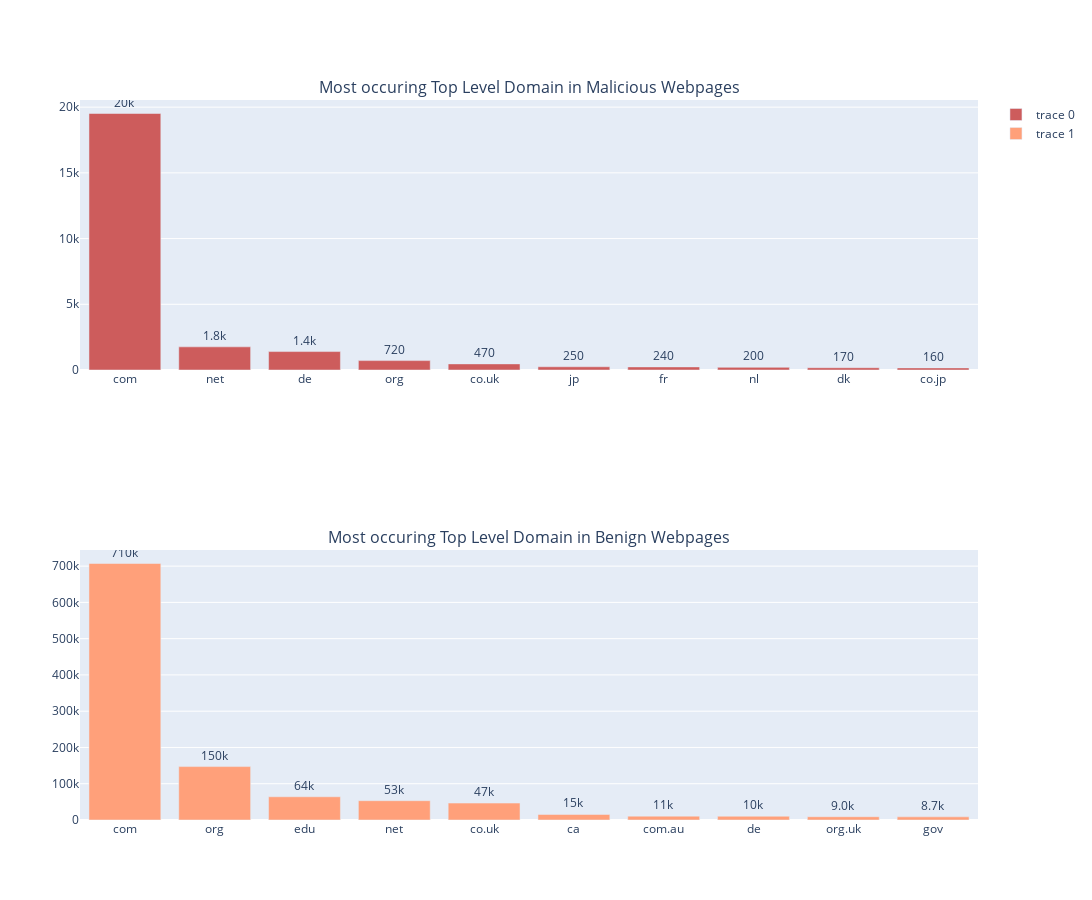

Notebook code for this chart:
### Markdown cell above
### Bar graph showing the most used TLD in URLs over Malicious and Benign Webpages

### Code cell
from plotly.subplots import make_subplots
import plotly.graph_objects as go

mal_tld = pd.DataFrame(df_mal.tld.value_counts()[:10])
ben_tld = pd.DataFrame(df_ben.tld.value_counts()[:10])

mal = go.Bar(y = mal_tld.tld, x = mal_tld.index.tolist(), text = mal_tld.tld, marker_color = 'indianred')
ben = go.Bar(y = ben_tld.tld, x = ben_tld.index.tolist(), text = ben_tld.tld, marker_color = 'lightsalmon')

fig = make_subplots(
    rows = 2, cols = 1, subplot_titles = ("Most occuring Top Level Domain in Malicious Webpages", "Most occuring Top Level Domain in Benign Webpages"),
    specs = [[{'type' : 'bar'}], [{'type' : 'bar'}]]
)

fig.append_trace(mal, row = 1, col = 1)
fig.append_trace(ben, row = 2, col = 1)
fig.update_traces(texttemplate = '%{text:.2s}', textposition = 'outside')
fig.update_layout(uniformtext_minsize = 10, uniformtext_mode = 'hide', width = 1200, height = 900)

fig.show()

### Figure 1 — Plotly figure (JSON) as saved in the notebook; plotly's stock layout.template omitted (floating-point values rounded to 4 significant figures)
{"data": [{"marker": {"color": "indianred"}, "text": [19517, 1761, 1402, 715, 466, 246, 235, 203, 173, 159], "textposition": "outside", "texttemplate": "%{text:.2s}", "type": "bar", "x": ["com", "net", "de", "org", "co.uk", "jp", "fr", "nl", "dk", "co.jp"], "xaxis": "x", "y": [19517, 1761, 1402, 715, 466, 246, 235, 203, 173, 159], "yaxis": "y"}, {"marker": {"color": "lightsalmon"}, "text": [707240, 147286, 64035, 53212, 46616, 15225, 10632, 10380, 9041, 8652], "textposition": "outside", "texttemplate": "%{text:.2s}", "type": "bar", "x": ["com", "org", "edu", "net", "co.uk", "ca", "com.au", "de", "org.uk", "gov"], "xaxis": "x2", "y": [707240, 147286, 64035, 53212, 46616, 15225, 10632, 10380, 9041, 8652], "yaxis": "y2"}], "layout": {"annotations": [{"font": {"size": 16}, "showarrow": false, "text": "Most occuring Top Level Domain in Malicious Webpages", "x": 0.5, "xanchor": "center", "xref": "paper", "y": 1, "yanchor": "bottom", "yref": "paper"}, {"font": {"size": 16}, "showarrow": false, "text": "Most occuring Top Level Domain in Benign Webpages", "x": 0.5, "xanchor": "center", "xref": "paper", "y": 0.375, "yanchor": "bottom", "yref": "paper"}], "height": 900, "uniformtext": {"minsize": 10, "mode": "hide"}, "width": 1200, "xaxis": {"anchor": "y", "domain": [0, 1]}, "xaxis2": {"anchor": "y2", "domain": [0, 1]}, "yaxis": {"anchor": "x", "domain": [0.625, 1]}, "yaxis2": {"anchor": "x2", "domain": [0, 0.375]}}}
